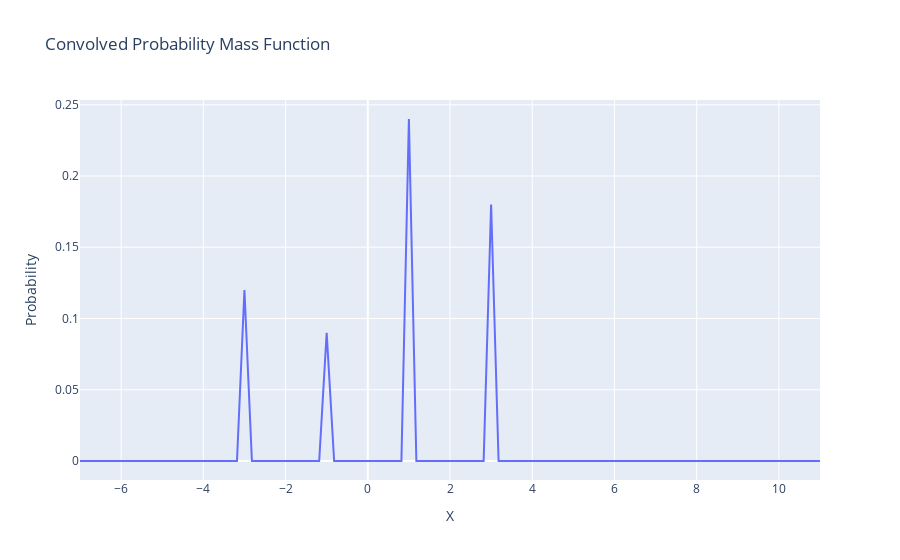

Notebook source saved alongside this figure:
### Code cell
# Example usage:
# Define two discrete random variables
s1 = iid.rv_discrete(values=([-4, 0, 4], [0.1, 0.2, 0.7]))
s2 = iid.rv_discrete(values=([1, 2, 3], [0.4, 0.3, 0.3]))

# Create new convolved rv with two discrete random variables
z = ConvolvedTwoDiscrete(s1, s2)

# Generate x-values
X = np.linspace(min(s1.a, s2.a) + min(s1.xk + s2.xk), max(s1.b, s2.b) + max(s1.xk + s2.xk), 100)

# Calculate probabilities for each x-value
Y = [z.pmf(x_val) for x_val in X]

# Plot using Plotly
fig = go.Figure(data=go.Scatter(x=X, y=Y))
fig.update_layout(title='Convolved Probability Mass Function', xaxis_title='X', yaxis_title='Probability')
fig.show()

### Figure 1 — Plotly figure (JSON) as saved in the notebook; plotly's stock layout.template omitted (floating-point values rounded to 4 significant figures)
{"data": [{"type": "scatter", "x": [-7, -6.818, -6.636, -6.455, -6.273, -6.091, -5.909, -5.727, -5.545, -5.364, -5.182, -5, -4.818, -4.636, -4.455, -4.273, -4.091, -3.909, -3.727, -3.545, -3.364, -3.182, -3, -2.818, -2.636, -2.455, -2.273, -2.091, -1.909, -1.727, -1.545, -1.364, -1.182, -1, -0.8182, -0.6364, -0.4545, -0.2727, -0.09091, 0.09091, 0.2727, 0.4545, 0.6364, 0.8182, 1, 1.182, 1.364, 1.545, 1.727, 1.909, 2.091, 2.273, 2.455, 2.636, 2.818, 3, 3.182, 3.364, 3.545, 3.727, 3.909, 4.091, 4.273, 4.455, 4.636, 4.818, 5, 5.182, 5.364, 5.545, 5.727, 5.909, 6.091, 6.273, 6.455, 6.636, 6.818, 7, 7.182, 7.364, 7.545, 7.727, 7.909, 8.091, 8.273, 8.455, 8.636, 8.818, 9, 9.182, 9.364, 9.545, 9.727, 9.909, 10.09, 10.27, 10.45, 10.64, 10.82, 11], "y": [0, 0, 0, 0, 0, 0, 0, 0, 0, 0, 0, 0, 0, 0, 0, 0, 0, 0, 0, 0, 0, 0, 0.12, 0, 0, 0, 0, 0, 0, 0, 0, 0, 0, 0.09, 0, 0, 0, 0, 0, 0, 0, 0, 0, 0, 0.24, 0, 0, 0, 0, 0, 0, 0, 0, 0, 0, 0.18, 0, 0, 0, 0, 0, 0, 0, 0, 0, 0, 0, 0, 0, 0, 0, 0, 0, 0, 0, 0, 0, 0, 0, 0, 0, 0, 0, 0, 0, 0, 0, 0, 0, 0, 0, 0, 0, 0, 0, 0, 0, 0, 0, 0]}], "layout": {"title": {"text": "Convolved Probability Mass Function"}, "xaxis": {"title": {"text": "X"}}, "yaxis": {"title": {"text": "Probability"}}}}
